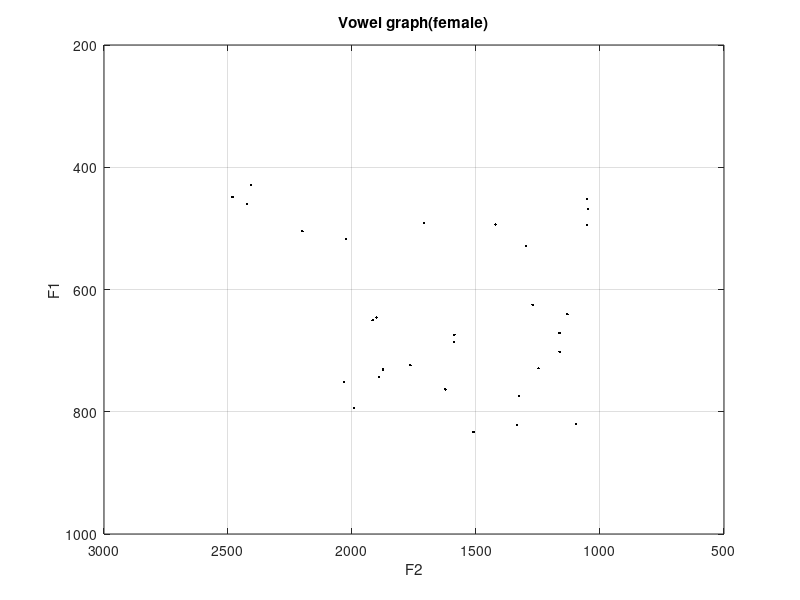

The MATLAB source for this figure:
%--------------------------------------------------------------------------
clear all;

%aa
aaf1=[821.2 728.9 774.6];
aaf2=[1335.3 1248.1 1327.0];

%ae
aef1=[743.1 731.2 723.7];
aef2=[1891.3 1874.9 1764.7];

%ax
axf1=[493.7 529.0 624.9];
axf2=[1421.9 1299.2 1271.4];

%ah
ahf1=[763.4 820.5 832.9];
ahf2=[1624 1097.5 1510.1];

%ao
aof1=[701.9 671.2 640.5];
aof2=[1163 1163 1132];

%eh
ehf1=[794.1 646.0 751.2 ];
ehf2=[1993 1901.6 2031.1];

%ih
ihf1=[517.6 504.6 650.1];
ihf2=[2023 2200.2 1916.8];

%iy
iyf1=[428.6 448.5 460.2];
iyf2=[2406.3 2482.0 2423.2];

%uh
uhf1=[674.1 491.0 685.7];
uhf2=[1586.9 1708.9 1588.1];

%uw
uwf1=[468.2 494.2 451.6 ];
uwf2=[1048.0 1051.4 1052.8];


x=[aaf1 aef1 axf1 ahf1 aof1 ehf1 ihf1 iyf1 uhf1 uwf1 ];
y=[aaf2 aef2 axf2 ahf2 aof2 ehf2 ihf2 iyf2 uhf2 uwf2 ];
%x=[aaf1 aef1 axf1 ahf1 aof1 ehf1 ihf1 iyf1 uhf1 uwf1 ];
%y=[aaf2 aef2 axf2 ahf2 aof2 ehf2 ihf2 iyf2 uhf2 uwf2 ];

plot(y,x,'k.','LineWidth',1);
axis([500,3000,200,1000]);
grid on;
title('Vowel graph(female)');
xlabel('F2');
ylabel('F1');
set(gca,'XDir','reverse')
set(gca,'YDir','reverse')